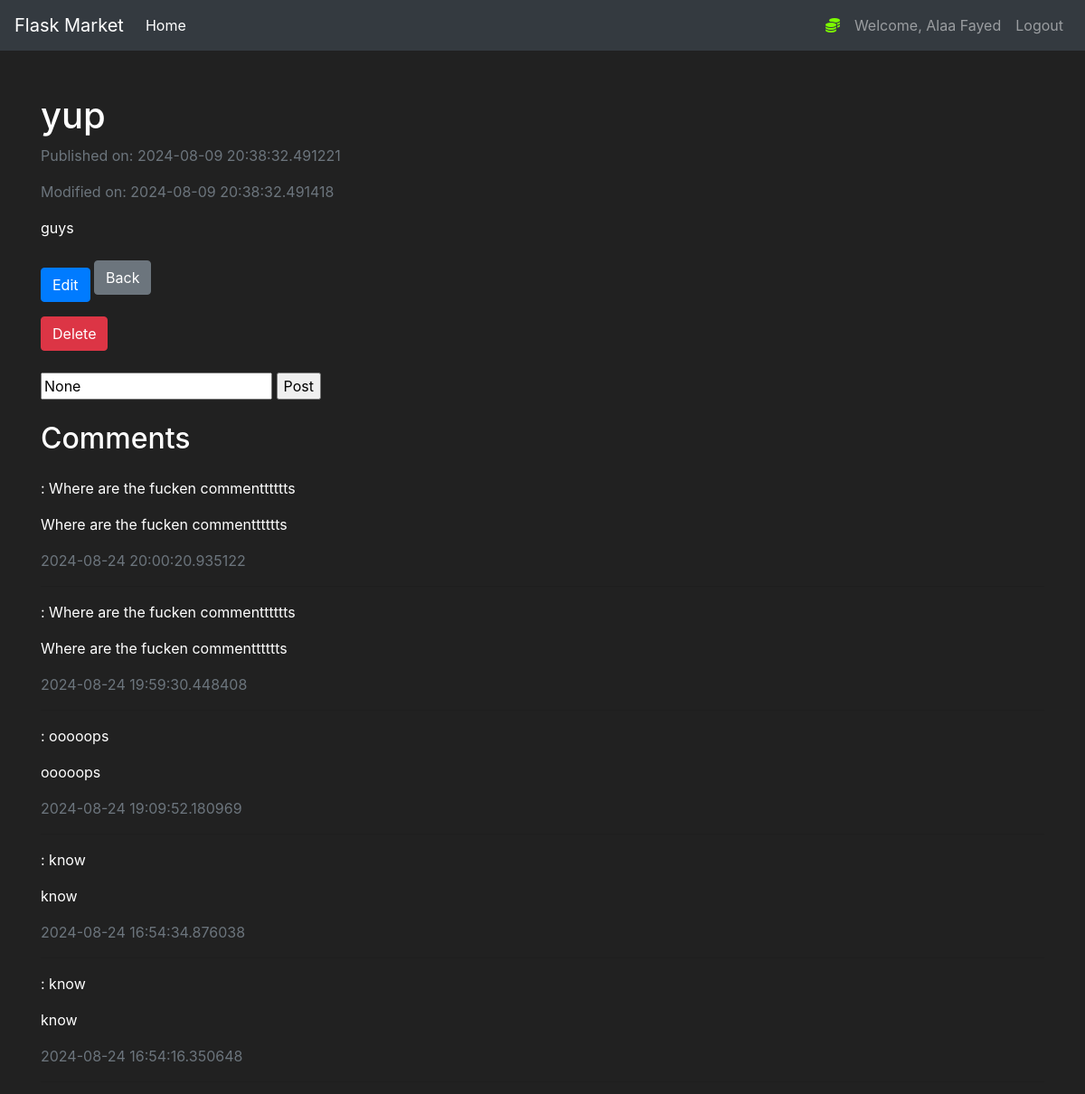
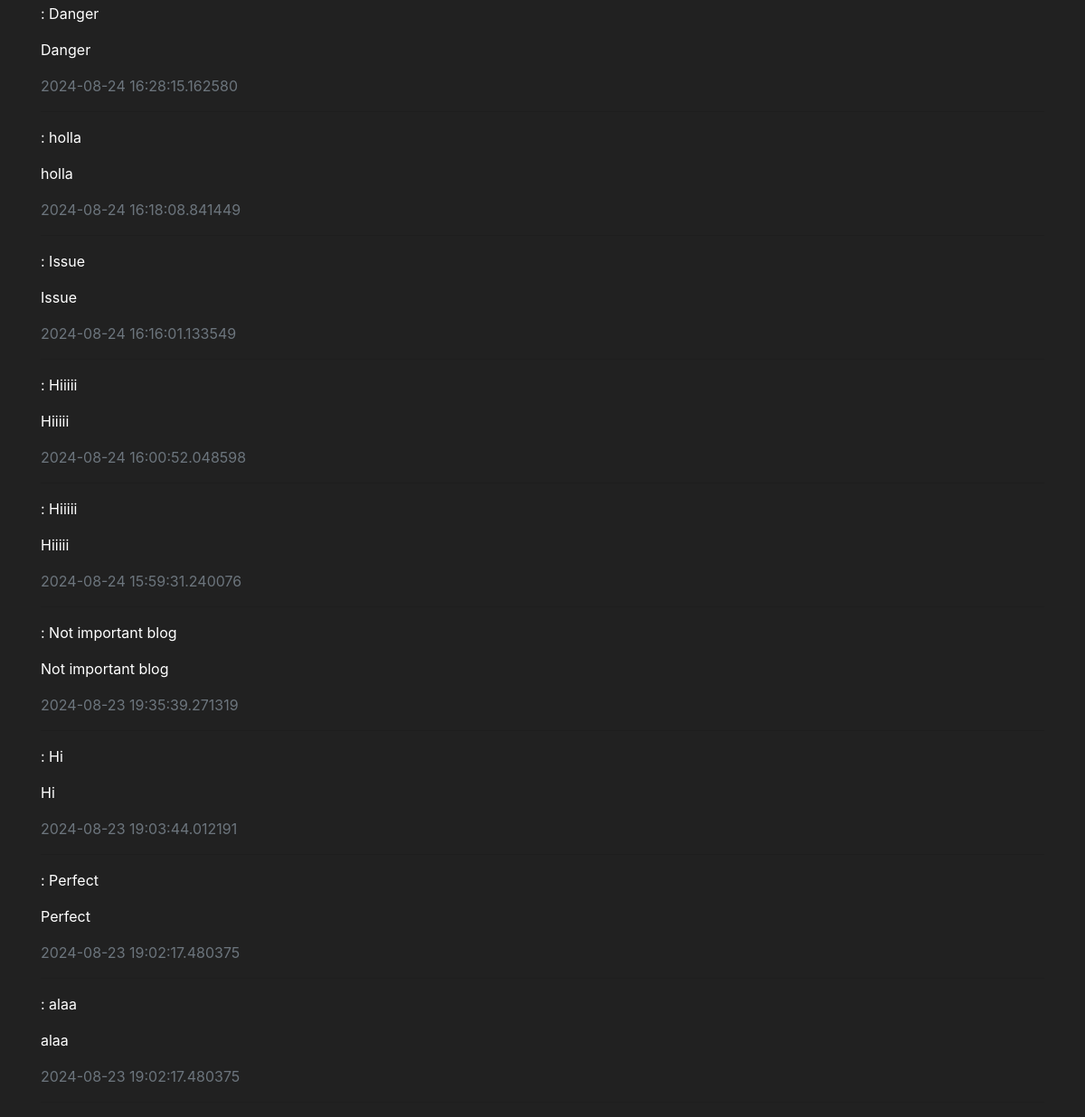
The app's page /blog?post_id=32 (signed in) with its own data (2 pictures, top to bottom).
### pencil/models.py (models this page shows, shortened)
class User(db.Model, UserMixin):
    id  = db.Column(db.Integer(), primary_key=True, nullable=False)
    username = db.Column(db.String(length=30), nullable=False, unique=True)
    email = db.Column(db.String(length=50), nullable=False, unique=True)
    password_hash = db.Column(db.String(length=100), nullable=False)
    posts = db.relationship("Post", backref="owned_user", lazy=True)
    comments = db.relationship("Comment", backref="owned_commentator", lazy=True)
    @property
    def password(self):
        return self.password

class Post(db.Model):
    id  = db.Column(db.Integer(), primary_key=True, nullable=False)
    title = db.Column(db.String(length=50), nullable=False)
    content = db.Column(db.Text(), nullable=False)
    publication_date = db.Column(db.DateTime, default=datetime.utcnow())
    modification_date = db.Column(db.DateTime, default=datetime.utcnow())
    owner = db.Column(db.Integer(), db.ForeignKey("user.id"))
    commentators = db.relationship("Comment", backref="owned_commentators", lazy=True)

class Comment(db.Model):
    id = db.Column(db.Integer(), primary_key=True, nullable=False)
    text = db.Column(db.Text(), nullable=False)
    publication_date = db.Column(db.DateTime, default=datetime.utcnow())
    modification_date = db.Column(db.DateTime, default=datetime.utcnow())
    commentator = db.Column(db.Integer(), db.ForeignKey("user.id"))
    commentatorr = db.Column(db.Integer(), db.ForeignKey("post.id"))

### pencil/routes.py (the view, shortened to what this page needs)
@app.route("/blog", methods=["POST", "GET"])
@login_required
def blog_page():
    comment_form = CommentForm()
    comment_id = None
    if request.method == "GET":
        post_id = request.args.get("post_id")
        if post_id:
            requested_blog = Post.query.filter_by(id=post_id).first()
            posted_comments = Comment.query.order_by(Comment.publication_date.desc()).all()
            if requested_blog:
                return render_template("blog.html", post_id=requested_blog, comment_form=comment_form, comment_id=comment_id, posted_comments=posted_comments)
            else:
                abort(404)
    return redirect(url_for("home_page"))

### pencil/forms.py
class CommentForm(FlaskForm):
    comment = TextAreaField(label="Write your comment....", validators=[DataRequired()])
    submit = SubmitField(label="Post")

### pencil/models.py (called while the page is built)
@login_manager.user_loader
def load_user(user_id):
    return User.query.get(int(user_id))

### pencil/templates/blog.html (shortened to what this page needs)
{% extends 'base.html' %}
{% block content %}
<body>
    <div class="container mt-5">
        <section>
            <header>
                <h1>{{ post_id.title }}</h1>
            </header>
            <div>
                <p class="text-muted">Published on: {{ post_id.publication_date }}</p>
                <p class="text-muted">Modified on: {{ post_id.modification_date }}</p>
            </div>
            <div class="mt-3">
                <p>{{ post_id.content }}</p>
            </div>
            <a href="{{ url_for('modify_post', post_id=post_id.id) }}" class="btn btn-primary mt-3">Edit</a>
            <a href="{{ url_for('home_page') }}" class="btn btn-secondary">Back</a>
            <form action="{{ url_for('delete_page', post_id=post_id.id) }}" method="POST" class="mt-3">
                <button type="submit" class="btn btn-danger">Delete</button>
            </form>
            <br>
            <div>
                <form method="POST" action="{{ url_for('blog_page') }}">
                    {% if comment_form %}
                        <input type="text" name="comment" placeholder="Write your comment..." value="{{ comment_form.comment.data }}">
                        <input type="submit" value="Post">
                    {% endif %}
                </form>
            </div>
        </section>
        <br>
        <section>
            <div>
                <header>
                    <h2>Comments</h2>
                </header>
                <div class="comments mt-4">
                    {% for comment in posted_comments %}
                        <div class="comment">
                            <p><strong>{{ comment.commentator.username }}</strong>: {{ comment.text }}</p>
                            <p>{{ comment.text }}</p>
                            <p class="text-muted">{{ comment.publication_date }}</p>
                        </div>
                        <hr>
                    {% endfor %}
                </div>
            </div>
        </section>
    </div>
</body>
{% endblock %}

### pencil/templates/base.html (shortened to what this page needs)
<!doctype html>
<html lang="en">
   <head>
      <link rel="stylesheet" href="https://cdn.jsdelivr.net/npm/bootstrap@4.5.3/dist/css/bootstrap.min.css">
   </head>
   <body>
    <nav class="navbar navbar-expand-md navbar-dark bg-dark">
      <a class="navbar-brand" href="#">Flask Market</a>
      <div class="collapse navbar-collapse" id="navbarNav">
        <ul class="navbar-nav mr-auto">
            <li class="nav-item active">
                <a class="nav-link" href="{{ url_for('home_page') }}">Home <span class="sr-only">(current)</span></a>
            </li>
        </ul>
          {% if current_user.is_authenticated %}
            <ul class="navbar-nav">
                <li class="nav-item">
                    <a class="nav-link" style="color: lawngreen; font-weight: bold">
                        <i class="fas fa-coins"></i>
                    </a>
                </li>
                <li class="nav-item">
                    <a class="nav-link">Welcome, {{ current_user.username }}</a>
                </li>
                <li class="nav-item">
                    <a class="nav-link" href="{{ url_for('logout_page') }}">Logout</a>
                </li>
            </ul>
          {% endif %}
      </div>
    </nav>
      {% block content %}
      {% endblock %}
   </body>
</html>

### pencil/templates/base.html (style rules this page uses)
body { background-color: #212121; color: white }

### records on screen
User: username "Alaa Fayed"
Post: title "yup", publication_date "2024-08-09 20:38:32.491221", modification_date "2024-08-09 20:38:32.491418", content "guys"
Comment: text "Where are the fucken commentttttts", publication_date "2024-08-24 20:00:20.935122"
Comment: text "Where are the fucken commentttttts", publication_date "2024-08-24 19:59:30.448408"
Comment: text "ooooops", publication_date "2024-08-24 19:09:52.180969"
Comment: text "know", publication_date "2024-08-24 16:54:34.876038"
Comment: text "know", publication_date "2024-08-24 16:54:16.350648"
Comment: text "Danger", publication_date "2024-08-24 16:28:15.162580"
Comment: text "holla", publication_date "2024-08-24 16:18:08.841449"
Comment: text "Issue", publication_date "2024-08-24 16:16:01.133549"
Comment: text "Hiiiii", publication_date "2024-08-24 16:00:52.048598"
Comment: text "Hiiiii", publication_date "2024-08-24 15:59:31.240076"
Comment: text "Not important blog", publication_date "2024-08-23 19:35:39.271319"
Comment: text "Hi", publication_date "2024-08-23 19:03:44.012191"
Comment: text "Perfect", publication_date "2024-08-23 19:02:17.480375"
Comment: text "alaa", publication_date "2024-08-23 19:02:17.480375"
